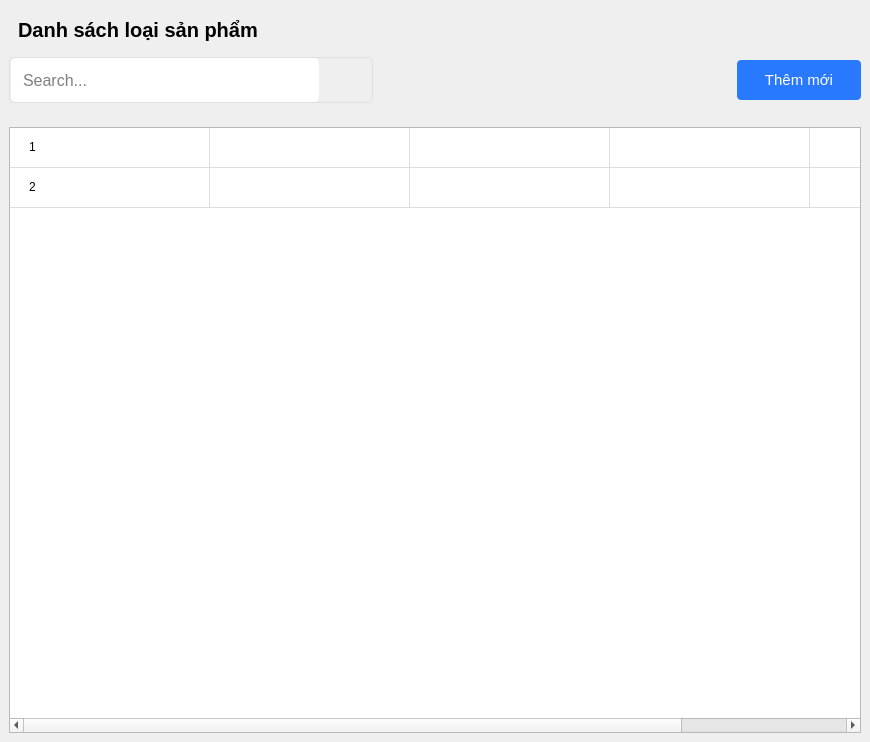
<?xml version="1.0" encoding="UTF-8"?>
<ui version="4.0">
 <class>Form</class>
 <widget class="QWidget" name="Form">
  <property name="geometry">
   <rect>
    <x>0</x>
    <y>0</y>
    <width>870</width>
    <height>742</height>
   </rect>
  </property>
  <property name="windowTitle">
   <string>Form</string>
  </property>
  <property name="styleSheet">
   <string notr="true">#btn_add_category{
		width:  100px;
		background: #2979ff;
		color: #fff;
}

#btn_add_category:hover{
	background: #1a73e8;
}

#btn_add_category QLabel{
	padding-left: 10px;
}

QTableWidget QHeaderView::section {
  	height: 48px;
	font-weight: 600;
	text-align: left;
	font-size: 14px;
	border-bottom: 1px solid #e0e1ef;
    border-right: 1px solid #e0e1ef;
	font-weight: 600;
    background: #fff;
	padding: 0 16px;
}
#tableUserContainer{
	border: none;
	border-radius:  4px;
}

QTableWidget::item {
   	padding: 0 16px;
	vertical-align: middle;
	height: 50px;
    border-bottom: 1px solid #ddd;	
	border-right: 1px solid #ddd;
	cursor: pointer;
}

#stackedWidget{
	background: #fff;
}

#userDialogForm QLabel{
	color: #000;
	font-size: 16px;
	font-weight: 400;
}

#userDialogForm  QLineEdit{
	border: 1px solid #e0e5e9;
	background: transparent;
	font-size: 16px;
	line-height: 1.2;
	min-height:34px;
	height: 34px;
	border-radius: 5px;
	padding: 5px 10px;
	min-width: 200px;
}

QLineEdit{
	border: 1px solid #e0e5e9;
	font-size: 16px;
	line-height: 1.2;
	min-height:34px;
	height: 34px;
	border-radius: 5px;
	padding: 5px 10px;
	min-width: 200px;
}

#centralwidget QLineEdit:focus {
	border-color: #5500ff;
}

#btnCancelUser{
	background: #ebebeb;
	outline: none;
	border: 1px solid #e0e0e0;
	min-height: 36px;
    min-width: 80px;
	border-radius: 4px;
	padding: 2px 12px;
}

#btnCancelUser:hover{
	background: #f4f5f8;
}

#btnUser{
	min-height: 36px;
	border-radius: 4px;
	overflow: hidden;
	color: #fff;
    background: #2979ff;
	border: 1px;
	font-size: 14px;
	padding: 2px 12px;
    min-width: 80px;
}

QPushButton{
	min-height: 36px;
	font-size: 14px;
	padding: 2px 12px;
}

#btnUser:hover{
	    background: #0062cc;
}

#footerUserContainer{
	 background-color: #fbfbfe;
	padding: 12px 24px;
	border-top: 1px solid #e0e0e0;
}

#backBtn{
	margin-left: 10px;
	margin-right: 10px;
	background: transparent;
}

#dialogTitleUser{
	font-size: 20px;
	font-weight: bold;
}

#popupHeader{
	height: 60px;
	min-height: 24px;
}

#widget_12, #widget_11, #widget_10, #widget_7{
		border-bottom: 1px solid #e0e0e0;
}	

#userDialogForm{
		border-radius: 4px;
		border: 1px solid #e0e0e0;
}



#userDialogFormSubContainer{
	background: #e9e9e9;
	border-radius: 4px;
}
 #formInput_4 QLabel {
	margin-top: 10px;
}
QHBoxLayout QLabel{
	background: red;
}

#labelName, #labelUserName, #labelPassword, #labelConfirm{
	margin-top:30px;
}

QPushButton{
	min-width: 80px;
	min-height: 36px;
	border-radius: 4px;
	font-size: 15px;
}

#error_name, #error_password, #error_username, #error_confirm{
	padding-top: 8px;
	padding-bottom: 8px;
}

#addUserBtn{
		width:  100px;
		background: #2979ff;
		color: #fff;
}

#addUserBtn:hover{
	background: #1a73e8;
}

#addUserBtn QLabel{
	padding-left: 10px;
}

#search_btn_2{
	border: none;
}

#searchBoxContainer QLineEdit, #searchBoxContainer_2 QLineEdit{
	border: none;
}

#searchBoxContainer{
	border: 1px solid #e0e0e0;
    border-radius: 3.5px;	
	min-height: 36px;
}

#searchBoxContainer_2{
	border: 1px solid #e0e0e0;
    border-radius: 3.5px;
	min-height: 36px;
}

#headerAdmin{
	background: #fff;
}

#change_btn{
	max-width: 20px !important;
}

#change_btn:hover{
	background: #ddd;
}

#change_btn, #search_btn_5,  #search_btn_2, #back_btn_user{
	min-width: 30px;
}

#search_input_5{
	padding: 0;
	padding-left: 10px
}

#customers_btn_2, #products_btn_2, #orders_btn_2, #dashboard_btn_2,#home_btn_2,#user_btn_2{
	text-align: left;
}

</string>
  </property>
  <layout class="QVBoxLayout" name="verticalLayout">
   <property name="spacing">
    <number>0</number>
   </property>
   <property name="leftMargin">
    <number>0</number>
   </property>
   <property name="topMargin">
    <number>0</number>
   </property>
   <property name="rightMargin">
    <number>0</number>
   </property>
   <property name="bottomMargin">
    <number>0</number>
   </property>
   <item>
    <layout class="QGridLayout" name="gridLayout_8">
     <property name="leftMargin">
      <number>0</number>
     </property>
     <property name="topMargin">
      <number>0</number>
     </property>
     <property name="rightMargin">
      <number>0</number>
     </property>
     <property name="bottomMargin">
      <number>0</number>
     </property>
     <property name="spacing">
      <number>0</number>
     </property>
     <item row="0" column="0">
      <widget class="QWidget" name="userContainer" native="true">
       <layout class="QGridLayout" name="gridLayout_10">
        <property name="leftMargin">
         <number>0</number>
        </property>
        <property name="topMargin">
         <number>0</number>
        </property>
        <property name="rightMargin">
         <number>0</number>
        </property>
        <property name="bottomMargin">
         <number>0</number>
        </property>
        <item row="0" column="0">
         <widget class="QWidget" name="titleContainer" native="true">
          <property name="minimumSize">
           <size>
            <width>0</width>
            <height>0</height>
           </size>
          </property>
          <layout class="QGridLayout" name="gridLayout_12">
           <item row="0" column="0">
            <widget class="QWidget" name="widget_4" native="true">
             <layout class="QVBoxLayout" name="verticalLayout_6">
              <item>
               <widget class="QLabel" name="label">
                <property name="font">
                 <font>
                  <pointsize>15</pointsize>
                  <weight>75</weight>
                  <bold>true</bold>
                 </font>
                </property>
                <property name="text">
                 <string>Danh sách loại sản phẩm</string>
                </property>
               </widget>
              </item>
             </layout>
            </widget>
           </item>
           <item row="1" column="0">
            <widget class="QWidget" name="widget_2" native="true">
             <layout class="QHBoxLayout" name="horizontalLayout_6">
              <property name="spacing">
               <number>0</number>
              </property>
              <property name="leftMargin">
               <number>0</number>
              </property>
              <property name="topMargin">
               <number>0</number>
              </property>
              <property name="rightMargin">
               <number>0</number>
              </property>
              <property name="bottomMargin">
               <number>0</number>
              </property>
              <item>
               <widget class="QWidget" name="searchBoxContainer" native="true">
                <layout class="QHBoxLayout" name="horizontalLayout_5">
                 <property name="spacing">
                  <number>0</number>
                 </property>
                 <property name="leftMargin">
                  <number>0</number>
                 </property>
                 <property name="topMargin">
                  <number>1</number>
                 </property>
                 <property name="rightMargin">
                  <number>0</number>
                 </property>
                 <property name="bottomMargin">
                  <number>1</number>
                 </property>
                 <item>
                  <layout class="QHBoxLayout" name="searchBox">
                   <property name="spacing">
                    <number>0</number>
                   </property>
                   <property name="leftMargin">
                    <number>2</number>
                   </property>
                   <item>
                    <widget class="QLineEdit" name="search_input_2">
                     <property name="minimumSize">
                      <size>
                       <width>220</width>
                       <height>44</height>
                      </size>
                     </property>
                     <property name="placeholderText">
                      <string>Search...</string>
                     </property>
                    </widget>
                   </item>
                   <item>
                    <widget class="QPushButton" name="search_btn_2">
                     <property name="sizePolicy">
                      <sizepolicy hsizetype="Preferred" vsizetype="Preferred">
                       <horstretch>0</horstretch>
                       <verstretch>0</verstretch>
                      </sizepolicy>
                     </property>
                     <property name="minimumSize">
                      <size>
                       <width>54</width>
                       <height>40</height>
                      </size>
                     </property>
                     <property name="maximumSize">
                      <size>
                       <width>40</width>
                       <height>16777215</height>
                      </size>
                     </property>
                     <property name="cursor">
                      <cursorShape>PointingHandCursor</cursorShape>
                     </property>
                     <property name="text">
                      <string/>
                     </property>
                     <property name="icon">
                      <iconset resource="../resource.qrc">
                       <normaloff>:/icon/resources/icon/search-13-48.ico</normaloff>:/icon/resources/icon/search-13-48.ico</iconset>
                     </property>
                    </widget>
                   </item>
                  </layout>
                 </item>
                </layout>
               </widget>
              </item>
              <item>
               <spacer name="horizontalSpacer_3">
                <property name="orientation">
                 <enum>Qt::Horizontal</enum>
                </property>
                <property name="sizeHint" stdset="0">
                 <size>
                  <width>308</width>
                  <height>20</height>
                 </size>
                </property>
               </spacer>
              </item>
              <item>
               <widget class="QWidget" name="widget_5" native="true">
                <property name="minimumSize">
                 <size>
                  <width>100</width>
                  <height>0</height>
                 </size>
                </property>
                <layout class="QVBoxLayout" name="verticalLayout_12">
                 <property name="spacing">
                  <number>0</number>
                 </property>
                 <property name="leftMargin">
                  <number>0</number>
                 </property>
                 <property name="topMargin">
                  <number>0</number>
                 </property>
                 <property name="rightMargin">
                  <number>0</number>
                 </property>
                 <property name="bottomMargin">
                  <number>0</number>
                 </property>
                 <item>
                  <widget class="QPushButton" name="btn_add_category">
                   <property name="minimumSize">
                    <size>
                     <width>124</width>
                     <height>40</height>
                    </size>
                   </property>
                   <property name="cursor">
                    <cursorShape>PointingHandCursor</cursorShape>
                   </property>
                   <property name="text">
                    <string>Thêm mới</string>
                   </property>
                   <property name="icon">
                    <iconset resource="../resource.qrc">
                     <normaloff>:/icon/resources/icon/plus-solid.svg</normaloff>:/icon/resources/icon/plus-solid.svg</iconset>
                   </property>
                   <property name="autoRepeatInterval">
                    <number>100</number>
                   </property>
                  </widget>
                 </item>
                </layout>
               </widget>
              </item>
             </layout>
            </widget>
           </item>
          </layout>
         </widget>
        </item>
        <item row="1" column="0">
         <widget class="QWidget" name="tableContainer" native="true">
          <property name="sizePolicy">
           <sizepolicy hsizetype="Preferred" vsizetype="Preferred">
            <horstretch>0</horstretch>
            <verstretch>0</verstretch>
           </sizepolicy>
          </property>
          <layout class="QGridLayout" name="gridLayout_11">
           <item row="0" column="0">
            <widget class="QFrame" name="tableUserContainer">
             <property name="frameShape">
              <enum>QFrame::StyledPanel</enum>
             </property>
             <property name="frameShadow">
              <enum>QFrame::Raised</enum>
             </property>
             <layout class="QGridLayout" name="gridLayout_9">
              <property name="leftMargin">
               <number>0</number>
              </property>
              <property name="topMargin">
               <number>0</number>
              </property>
              <property name="rightMargin">
               <number>0</number>
              </property>
              <property name="bottomMargin">
               <number>0</number>
              </property>
              <property name="spacing">
               <number>0</number>
              </property>
              <item row="0" column="0">
               <widget class="QTableWidget" name="table_category">
                <property name="enabled">
                 <bool>true</bool>
                </property>
                <property name="cursor" stdset="0">
                 <cursorShape>PointingHandCursor</cursorShape>
                </property>
                <property name="focusPolicy">
                 <enum>Qt::NoFocus</enum>
                </property>
                <property name="acceptDrops">
                 <bool>false</bool>
                </property>
                <property name="frameShape">
                 <enum>QFrame::StyledPanel</enum>
                </property>
                <property name="frameShadow">
                 <enum>QFrame::Sunken</enum>
                </property>
                <property name="showDropIndicator" stdset="0">
                 <bool>true</bool>
                </property>
                <property name="dragEnabled">
                 <bool>false</bool>
                </property>
                <property name="alternatingRowColors">
                 <bool>false</bool>
                </property>
                <property name="selectionMode">
                 <enum>QAbstractItemView::SingleSelection</enum>
                </property>
                <property name="selectionBehavior">
                 <enum>QAbstractItemView::SelectRows</enum>
                </property>
                <property name="iconSize">
                 <size>
                  <width>0</width>
                  <height>0</height>
                 </size>
                </property>
                <property name="textElideMode">
                 <enum>Qt::ElideRight</enum>
                </property>
                <property name="verticalScrollMode">
                 <enum>QAbstractItemView::ScrollPerItem</enum>
                </property>
                <property name="showGrid">
                 <bool>false</bool>
                </property>
                <property name="gridStyle">
                 <enum>Qt::NoPen</enum>
                </property>
                <property name="sortingEnabled">
                 <bool>false</bool>
                </property>
                <property name="rowCount">
                 <number>2</number>
                </property>
                <property name="columnCount">
                 <number>5</number>
                </property>
                <attribute name="horizontalHeaderVisible">
                 <bool>false</bool>
                </attribute>
                <attribute name="horizontalHeaderCascadingSectionResizes">
                 <bool>false</bool>
                </attribute>
                <attribute name="horizontalHeaderMinimumSectionSize">
                 <number>57</number>
                </attribute>
                <attribute name="horizontalHeaderDefaultSectionSize">
                 <number>200</number>
                </attribute>
                <attribute name="horizontalHeaderHighlightSections">
                 <bool>true</bool>
                </attribute>
                <attribute name="horizontalHeaderShowSortIndicator" stdset="0">
                 <bool>false</bool>
                </attribute>
                <attribute name="horizontalHeaderStretchLastSection">
                 <bool>true</bool>
                </attribute>
                <attribute name="verticalHeaderVisible">
                 <bool>false</bool>
                </attribute>
                <attribute name="verticalHeaderCascadingSectionResizes">
                 <bool>false</bool>
                </attribute>
                <attribute name="verticalHeaderMinimumSectionSize">
                 <number>21</number>
                </attribute>
                <attribute name="verticalHeaderDefaultSectionSize">
                 <number>40</number>
                </attribute>
                <attribute name="verticalHeaderHighlightSections">
                 <bool>true</bool>
                </attribute>
                <row/>
                <row/>
                <column>
                 <property name="text">
                  <string>#</string>
                 </property>
                 <property name="font">
                  <font>
                   <weight>75</weight>
                   <bold>true</bold>
                  </font>
                 </property>
                 <property name="textAlignment">
                  <set>AlignLeading|AlignVCenter</set>
                 </property>
                </column>
                <column>
                 <property name="text">
                  <string>ID</string>
                 </property>
                 <property name="textAlignment">
                  <set>AlignLeading|AlignVCenter</set>
                 </property>
                </column>
                <column>
                 <property name="text">
                  <string>Tài khoản</string>
                 </property>
                 <property name="textAlignment">
                  <set>AlignLeading|AlignVCenter</set>
                 </property>
                </column>
                <column>
                 <property name="text">
                  <string>Họ và tên</string>
                 </property>
                 <property name="textAlignment">
                  <set>AlignLeading|AlignVCenter</set>
                 </property>
                </column>
                <column>
                 <property name="text">
                  <string>Thao tác</string>
                 </property>
                 <property name="textAlignment">
                  <set>AlignLeading|AlignVCenter</set>
                 </property>
                </column>
                <item row="0" column="0">
                 <property name="text">
                  <string>1</string>
                 </property>
                </item>
                <item row="1" column="0">
                 <property name="text">
                  <string>2</string>
                 </property>
                </item>
               </widget>
              </item>
             </layout>
            </widget>
           </item>
          </layout>
         </widget>
        </item>
       </layout>
      </widget>
     </item>
    </layout>
   </item>
  </layout>
 </widget>
 <resources>
  <include location="../resource.qrc"/>
 </resources>
 <connections/>
</ui>
